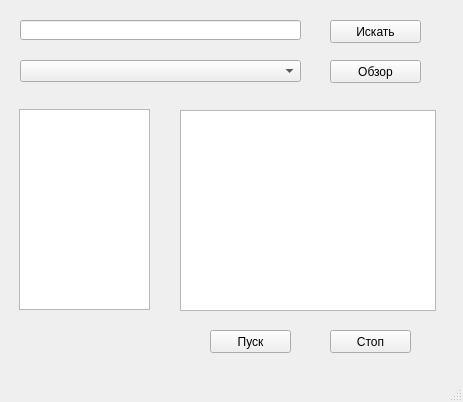
<?xml version="1.0" encoding="UTF-8"?>
<ui version="4.0">
 <class>MainWindow</class>
 <widget class="QMainWindow" name="MainWindow">
  <property name="enabled">
   <bool>true</bool>
  </property>
  <property name="geometry">
   <rect>
    <x>0</x>
    <y>0</y>
    <width>463</width>
    <height>402</height>
   </rect>
  </property>
  <property name="windowTitle">
   <string>Каталог музыкальных треков</string>
  </property>
  <widget class="QWidget" name="centralwidget">
   <widget class="QLineEdit" name="lineEdit">
    <property name="geometry">
     <rect>
      <x>20</x>
      <y>20</y>
      <width>281</width>
      <height>20</height>
     </rect>
    </property>
   </widget>
   <widget class="QListWidget" name="listWidget">
    <property name="geometry">
     <rect>
      <x>19</x>
      <y>109</y>
      <width>131</width>
      <height>201</height>
     </rect>
    </property>
   </widget>
   <widget class="QPushButton" name="pushButton">
    <property name="geometry">
     <rect>
      <x>330</x>
      <y>20</y>
      <width>91</width>
      <height>23</height>
     </rect>
    </property>
    <property name="text">
     <string>Искать</string>
    </property>
   </widget>
   <widget class="QPushButton" name="pushButton_3">
    <property name="geometry">
     <rect>
      <x>330</x>
      <y>330</y>
      <width>81</width>
      <height>23</height>
     </rect>
    </property>
    <property name="text">
     <string>Стоп</string>
    </property>
   </widget>
   <widget class="QListWidget" name="listWidget_2">
    <property name="geometry">
     <rect>
      <x>180</x>
      <y>110</y>
      <width>256</width>
      <height>201</height>
     </rect>
    </property>
   </widget>
   <widget class="QPushButton" name="pushButton_2">
    <property name="geometry">
     <rect>
      <x>210</x>
      <y>330</y>
      <width>81</width>
      <height>23</height>
     </rect>
    </property>
    <property name="text">
     <string>Пуск</string>
    </property>
   </widget>
   <widget class="QComboBox" name="comboBox">
    <property name="geometry">
     <rect>
      <x>20</x>
      <y>60</y>
      <width>281</width>
      <height>22</height>
     </rect>
    </property>
   </widget>
   <widget class="QPushButton" name="pushButton_4">
    <property name="geometry">
     <rect>
      <x>330</x>
      <y>60</y>
      <width>91</width>
      <height>23</height>
     </rect>
    </property>
    <property name="text">
     <string>Обзор</string>
    </property>
   </widget>
  </widget>
  <widget class="QMenuBar" name="menuBar">
   <property name="geometry">
    <rect>
     <x>0</x>
     <y>0</y>
     <width>463</width>
     <height>21</height>
    </rect>
   </property>
  </widget>
  <widget class="QStatusBar" name="statusbar"/>
 </widget>
 <resources/>
 <connections/>
</ui>
